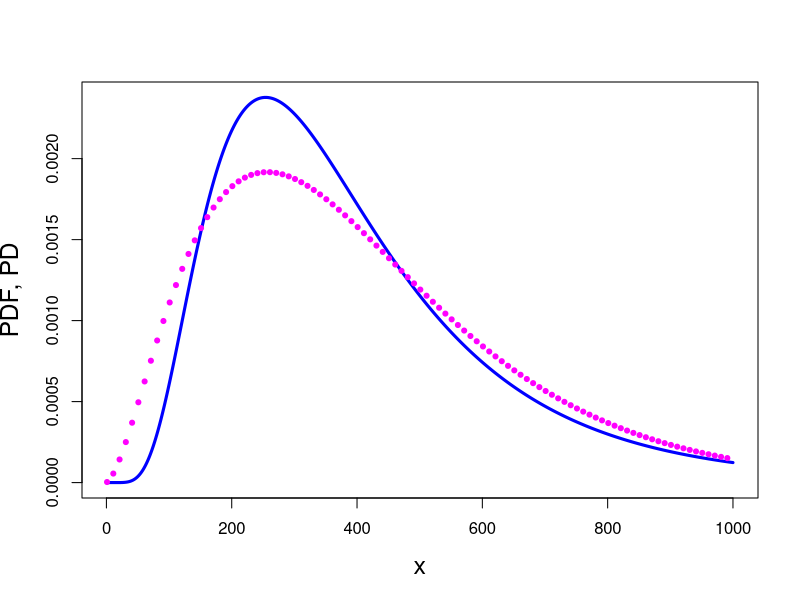

Write R code to recreate this figure.
print('file: SolutionPDsPDFsNegBinoLogNeg.R')
# EXECISE & SOLUTION: Negative Binomial versus Log-Negative PDF
# conversion between (mu,sigma) and (s,p)
LNparams = function(mu,sigma){
  # Calculate parameters alpha, beta for lognormal PDF from
  # mean mu > 0 and standard deviation sigma
  # DWG 7/2019 (based on function lnormal.params from bayescount)
  beta = sqrt(log(sigma^2/mu^2+1))
  alpha = log(mu) - ((beta^2)/2)
  return(c(alpha,beta))
}
mu = 409; sigma = 250
# mu = s*(1-p)/p and sigma^2 = mu+mu^2/s
# -> s = mu^2/(sigma^2-mu) and p*mu = s - s*p -> p = s/(mu+s)
s = mu^2/(sigma^2-mu); p = s/(mu+s)
mu1 = s*(1-p)/p; sigma1 = sqrt(mu+mu^2/s)
print(c(round(p,4),'p'))
print(c(round(s,4),'s'))
print(c(round(mu1,1),'mu1'))
print(c(mu,'mu'))
print(c(round(sigma1,1),'sigma1'))
print(c(sigma,'sigma'))
out = LNparams(mu,sigma)
alpha = out[1]; beta = out[2]
x = seq(1,1000); LN = dlnorm(x,alpha,beta)
xNB = seq(1,1000,10); NB = dnbinom(xNB,s,p)
# png('NegativeBinomialVsLogNeg190723.png',width=16,height=16,units='cm',res=300)
plot(x,LN,type='l',lwd=3,col='blue',xlab='x',ylab='PDF, PD',las=0,cex=0.4,cex.lab=1.5)
points(xNB,NB,col='magenta',lwd=3,cex=0.4)
#dev.off()
